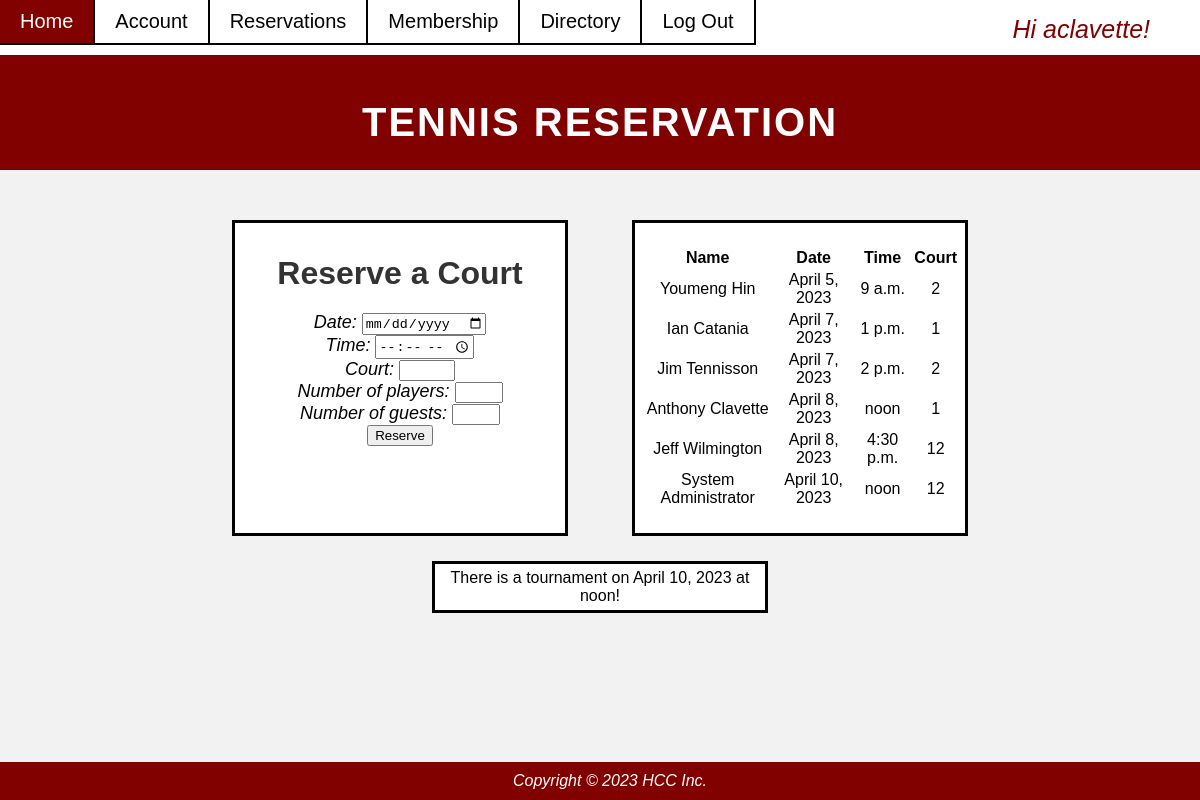
Screenshot of /reservations/ (signed in) with the database file from the repository.
### app/models.py (models this page shows, shortened)
class Reservation(models.Model):
    user = models.OneToOneField(User, on_delete=models.CASCADE)
    date = models.DateField()
    time = models.TimeField()
    court = models.IntegerField(validators=[MaxValueValidator(12),MinValueValidator(1)])
    number_of_players = models.IntegerField(validators=[MaxValueValidator(4),MinValueValidator(1)])
    number_of_guests = models.IntegerField(validators=[MaxValueValidator(3),MinValueValidator(0)])
    is_tournament = models.BooleanField(default=False)

class MemberProfile(models.Model):
    user = models.OneToOneField(User, on_delete=models.CASCADE) # Delete profile when user is deleted, this is username/password/email
    last_name = models.CharField(max_length=100, default="")
    first_name = models.CharField(max_length=100, default="")
    address = models.CharField(max_length=100, default="")
    phone_number = models.CharField(max_length=100, default="")
    date_of_birth = models.DateField(max_length=100, default="mm/dd/yy")
    in_directory = models.BooleanField()

### app/views.py (the view)
# urls.py: path("reservations/", views.reservation_page, name='reservations'),
@login_required(login_url='signup')
def reservation_page(request):
    template_name = 'reservations.html'
    is_member = True
    try:
        profile = MemberProfile.objects.get(first_name = request.user.memberprofile.first_name)
    except MemberProfile.DoesNotExist:
        is_member = False
    reservations = Reservation.objects.order_by('date')
    context = {
        'reservations': reservations,
        'is_member': is_member,
    }
    if request.method == 'POST':
            form = ReservationForm(request.POST)
            if form.is_valid():
                profile = form.save(commit=False)
                profile.user = request.user
                profile.save()
                context = {
                    'reservations': reservations,
                    'form': form,
                    'is_member': is_member,
                }
                return redirect('reservations')
    else:
        form = ReservationForm()
        context = {
            'reservations': reservations,
            'form': form,
            'is_member': is_member,
        }
    return render(request, template_name, context)

### app/forms.py
class ReservationForm(forms.ModelForm):
	class Meta:
		model = Reservation
		fields = ['date', 'time', 'court', 'number_of_players', 'number_of_guests']

### templates/reservations.html (shortened to what this page needs)
{% extends "base.html" %}
{% block content %}
<!DOCTYPE html>
<html>
<head>
	<link rel="stylesheet" href="../static/css/style.css">
</head>
<body>
	<header>
		<h1>Tennis Reservation</h1>
	</header>
	{% if user.is_authenticated and is_member %}
	<main>
		<div class="memberform">
			<h2>Reserve a Court</h2>
			<form method="post">
				<p>
					<label for="id_date">Date:</label>
					<input type="date" name="date" required="" id="id_date">
				</p>
				<p>
					<label for="id_time">Time:</label>
					<input type="time" name="time" required="" id="id_time" min="08:00" max="18:00">
				</p>
				<p>
					<label for="id_court">Court:</label>
					<input type="number" name="court" required="" id="id_court" min="1" max="12">
				</p>
				<p>
					<label for="id_number_of_players">Number of players:</label>
					<input type="number" name="number_of_players" required="" id="id_number_of_players" min="1" max="4">
				</p>
				<p>
					<label for="id_number_of_guests">Number of guests:</label>
					<input type="number" name="number_of_guests" required="" id="id_number_of_guests" min="0" max="3">
				</p>
				<button type="submit">Reserve</button>
			</form>
		</div>
		<div class="memberform">
			<section>
				<br>
				<table class="table">
				<thead>
					<tr>
					<th scope="col">Name</th>
					<th scope="col">Date</th>
					<th scope="col">Time</th>
					<th scope="col">Court</th>
					</tr>
				</thead>
				<tbody>
					{%for reservation in reservations%}
					<tr>
					<td>{{reservation.user.memberprofile.first_name}} {{reservation.user.memberprofile.last_name}} </td>
					<td>{{reservation.date}}</td>
					<td>{{reservation.time}}</td>
					<td>{{reservation.court}}</td>
					</tr>
					{%endfor%}
				</tbody>
				</table>
				<br>
			</section>
		</div>
		{% for reservation in reservations %}
		{% if reservation.is_tournament %}
		<div class="memberform">
				There is a tournament on {{reservation.date}} at {{reservation.time}}!
		</div>
		{% endif %}
		{% endfor %}
	</main>
	<footer>
		<p>&copy; 2023 Tennis Reservation. All rights reserved.</p>
	</footer>
	{% elif user.is_authenticated and not is_member %}
	<main>
		<section style="text-align: center" ;>
			<h2>You must be a member of the club to make a court reservation.</h2>
		</section>
	</main>
	{%endif%}
	<footer>
		<p>Copyright © 2023 HCC Inc.</p>
	</footer>
</body>
</html>
{% endblock content %}

### templates/base.html (shortened to what this page needs)
<!DOCTYPE html>
<html>
<head>
  <link rel="stylesheet" href="../static/css/style.css">
</head>
<body>
  <ul class="navbar_list">
    <li class="navbar"><a href="{% url 'home' %}">Home</a></li>
    <li class="navbar"><a href="{% url 'account' %}">Account</a></li>
    <li class="navbar"><a href="{% url 'reservations' %}">Reservations</a></li>
    <li class="navbar"><a href="{% url 'membership' %}">Membership</a></li>
    <li class="navbar"><a href="{% url 'directory' %}">Directory</a></li>
  {% if user.is_authenticated %}
    <li class="navbar"><a href="{% url 'logout' %}">Log Out</a></li>
  {% else %}
    <li class="navbar"><a href="{% url 'login' %}">Log In</a></li>
    <li class="navbar"><a href="{% url 'signup' %}">Sign Up</a></li>
  {% endif %}
  </ul>
  {% block login %}
  {% if user.is_authenticated %}
  <p class="login_message">Hi {{user.username}}!</p>
  {% endif %}
  {% endblock %}
</html>
{% block content %} {% endblock content %}

### static/css/style.css (style rules this page uses)
.navbar_list { list-style-type: none; position: fixed; width: 100%; top: 0; margin: 0; padding: 0px; overflow: hidden; background-color: white; }
.navbar { font-family: Arial, sans-serif; float: left; border-right: 2px solid black; border-bottom: 2px solid black; }
.navbar a { display: block; color: black; font-size: 20px; text-align: center; padding: 10px 20px; text-decoration: none; }
.login_message { position: absolute; top: 15px; right: 50px; font-family: Arial, sans-serif; font-size: 25px; text-align: center; color: #810000; }
body { margin: 0; padding: 0; font-family: Arial, sans-serif; background-color: #f2f2f2; }
header { background-color: #810000; color: #fff; padding: 25px; padding-top: 100px; text-align: center; }
h1 { margin: 0; font-size: 40px; letter-spacing: 2px; text-transform: uppercase; }
p { margin: 0; font-size: 18px; font-style: italic; }
main { padding: 25px; max-width: 800px; margin: 0 auto; display: flex; flex-wrap: wrap; }
h2 { font-size: 32px; color: #333; margin-bottom: 20px; }
ul { list-style: none; padding: 0; margin: 0; }
li { font-size: 20px; margin-bottom: 10px; }
footer { background-color: #810000; color: #fff; padding: 10px; text-align: center; position: fixed; left: 0; bottom: 0; width: 100%; }
footer p { margin: 0; font-size: 16px; }
.memberform { background-color: white; font-family: Arial; text-align: center; display: block; margin-left: auto; margin-right: auto; margin-top: 25px; width: 40%; border: 3px solid black; padding: 5px; text-align: center; padding-top: 10; }

### rows the page displays
Reservation: user.memberprofile.first_name "Youmeng", user.memberprofile.last_name "Hin", date "April 5, 2023", time "9 a.m.", court "2"
Reservation: user.memberprofile.first_name "Ian", user.memberprofile.last_name "Catania", date "April 7, 2023", time "1 p.m.", court "1"
Reservation: user.memberprofile.first_name "Jim", user.memberprofile.last_name "Tennisson", date "April 7, 2023", time "2 p.m.", court "2"
Reservation: user.memberprofile.first_name "Anthony", user.memberprofile.last_name "Clavette", date "April 8, 2023", time "noon", court "1"
Reservation: user.memberprofile.first_name "Jeff", user.memberprofile.last_name "Wilmington", date "April 8, 2023", time "4:30 p.m.", court "12"
Reservation: user.memberprofile.first_name "System", user.memberprofile.last_name "Administrator", date "April 10, 2023", time "noon", court "12"

### other values shown
{{ user.username }} "aclavette"
